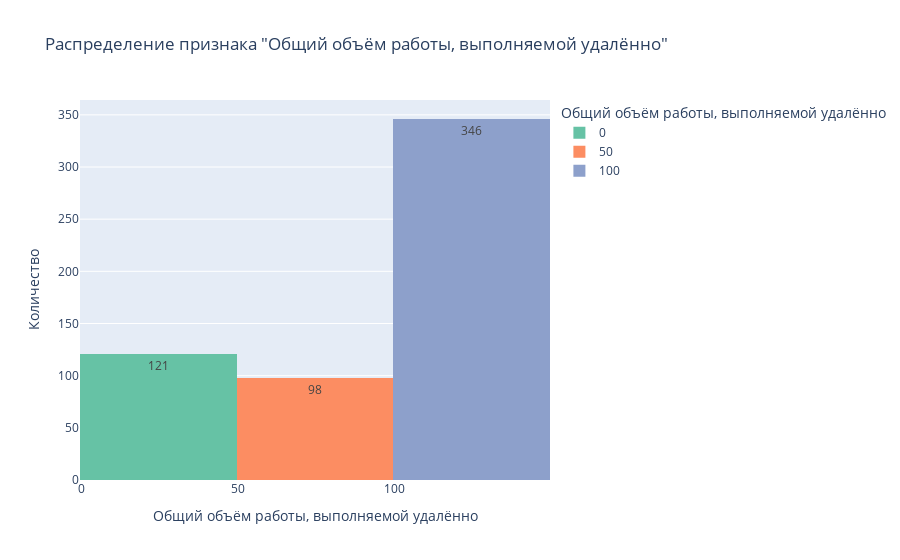

This figure's notebook cell:
### Markdown cell above
* Распределение признака "Общий объём работы, выполняемой удалённо" (категориальный признак)

### Code cell
# Построим гистограмму распределения объема работы, выполняемой удаленно:

fig = px.histogram(data, x = 'remote_ratio', title = 'Распределение признака "Общий объём работы, выполняемой удалённо"', 
                   labels = {'remote_ratio': 'Общий объём работы, выполняемой удалённо'}, text_auto = True, color = 'remote_ratio',
                   color_discrete_sequence = px.colors.qualitative.Set2)
fig.update_layout(xaxis_title_text = 'Общий объём работы, выполняемой удалённо', yaxis_title_text='Количество')
fig.show()

### Figure 1 — Plotly figure (JSON) as saved in the notebook; plotly's stock layout.template omitted (floating-point values rounded to 4 significant figures; data arrays with more than 128 entries replaced by an {"elided": "..."} marker saying what was removed)
{"data": [{"alignmentgroup": "True", "bingroup": "x", "hovertemplate": "Общий объём работы, выполняемой удалённо=%{x}<br>count=%{y}<extra></extra>", "legendgroup": "0", "marker": {"color": "rgb(102,194,165)", "pattern": {"shape": ""}}, "name": "0", "offsetgroup": "0", "orientation": "v", "showlegend": true, "texttemplate": "%{value}", "type": "histogram", "x": [0, 0, 0, 0, 0, 0, 0, 0, 0, 0, 0, 0, 0, 0, 0, 0, 0, 0, 0, 0, 0, 0, 0, 0, 0, 0, 0, 0, 0, 0, 0, 0, 0, 0, 0, 0, 0, 0, 0, 0, 0, 0, 0, 0, 0, 0, 0, 0, 0, 0, 0, 0, 0, 0, 0, 0, 0, 0, 0, 0, 0, 0, 0, 0, 0, 0, 0, 0, 0, 0, 0, 0, 0, 0, 0, 0, 0, 0, 0, 0, 0, 0, 0, 0, 0, 0, 0, 0, 0, 0, 0, 0, 0, 0, 0, 0, 0, 0, 0, 0, 0, 0, 0, 0, 0, 0, 0, 0, 0, 0, 0, 0, 0, 0, 0, 0, 0, 0, 0, 0, 0], "xaxis": "x", "yaxis": "y"}, {"alignmentgroup": "True", "bingroup": "x", "hovertemplate": "Общий объём работы, выполняемой удалённо=%{x}<br>count=%{y}<extra></extra>", "legendgroup": "50", "marker": {"color": "rgb(252,141,98)", "pattern": {"shape": ""}}, "name": "50", "offsetgroup": "50", "orientation": "v", "showlegend": true, "texttemplate": "%{value}", "type": "histogram", "x": [50, 50, 50, 50, 50, 50, 50, 50, 50, 50, 50, 50, 50, 50, 50, 50, 50, 50, 50, 50, 50, 50, 50, 50, 50, 50, 50, 50, 50, 50, 50, 50, 50, 50, 50, 50, 50, 50, 50, 50, 50, 50, 50, 50, 50, 50, 50, 50, 50, 50, 50, 50, 50, 50, 50, 50, 50, 50, 50, 50, 50, 50, 50, 50, 50, 50, 50, 50, 50, 50, 50, 50, 50, 50, 50, 50, 50, 50, 50, 50, 50, 50, 50, 50, 50, 50, 50, 50, 50, 50, 50, 50, 50, 50, 50, 50, 50, 50], "xaxis": "x", "yaxis": "y"}, {"alignmentgroup": "True", "bingroup": "x", "hovertemplate": "Общий объём работы, выполняемой удалённо=%{x}<br>count=%{y}<extra></extra>", "legendgroup": "100", "marker": {"color": "rgb(141,160,203)", "pattern": {"shape": ""}}, "name": "100", "offsetgroup": "100", "orientation": "v", "showlegend": true, "texttemplate": "%{value}", "type": "histogram", "x": {"elided": "346 int values"}, "xaxis": "x", "yaxis": "y"}], "layout": {"barmode": "relative", "legend": {"title": {"text": "Общий объём работы, выполняемой удалённо"}, "tracegroupgap": 0}, "title": {"text": "Распределение признака \"Общий объём работы, выполняемой удалённо\""}, "xaxis": {"anchor": "y", "categoryarray": [0, 50, 100], "categoryorder": "array", "domain": [0, 1], "title": {"text": "Общий объём работы, выполняемой удалённо"}}, "yaxis": {"anchor": "x", "domain": [0, 1], "title": {"text": "Количество"}}}}
